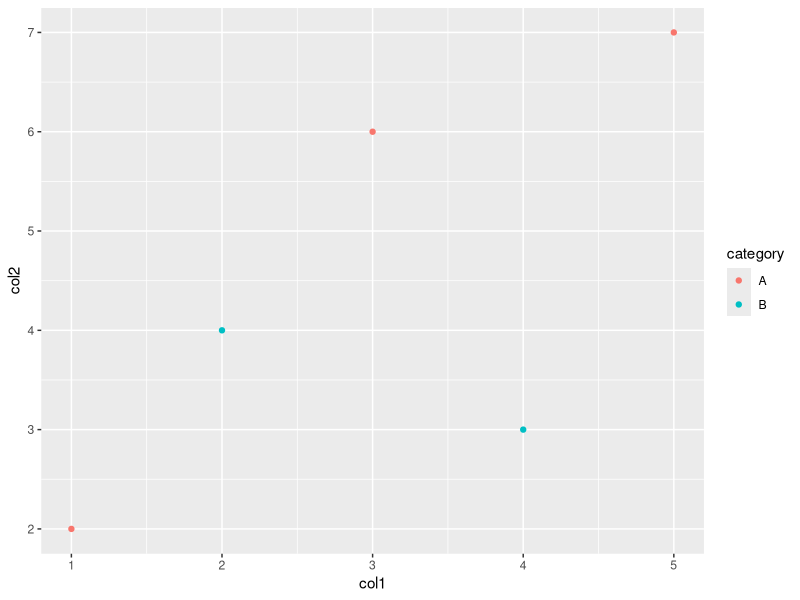

Write the R code that produced this figure.
# Q11: Create a ggplot scatter plot with color differentiation
library(ggplot2)
df <- data.frame(
  col1 = c(1, 2, 3, 4, 5),
  col2 = c(2, 4, 6, 3, 7),
  category = c("A", "B", "A", "B", "A")
)

# Create scatter plot with color differentiation
p <-ggplot(df, aes(x = col1, y = col2, color = category)) + 
  geom_point()

